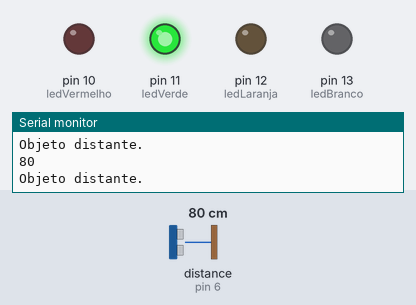
Bench run of a sketch on a simulated Arduino Uno, built with avr-gcc and run on an emulated ATmega328P. Parts: output pins drawn as LEDs (lit = HIGH), the last lines printed to the serial monitor. Wiring (inferred from the names in the program): ultrasonic range finder: trigger pin 7; echo pin 6. The inputs (shaded band) are chosen by the test bench; at power-on: distance to the obstacle (sensor on pin 6) 80 cm. The echo pulse lasts 58.3 µs per cm; pins used as bus, display or sensor lines are not drawn.

Above: at 1.8 s.
1.9 s: distance to the obstacle (sensor on pin 6) set to 23 cm
3.4 s: distance to the obstacle (sensor on pin 6) set to 19 cm
At 5.2 s:
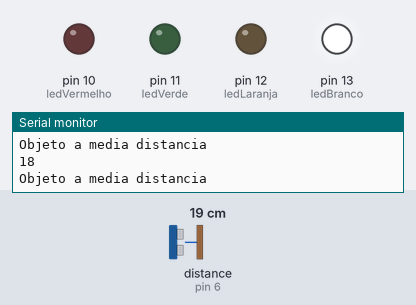
5.5 s: distance to the obstacle (sensor on pin 6) set to 17 cm
7.2 s: distance to the obstacle (sensor on pin 6) set to 13 cm
At 8.6 s:
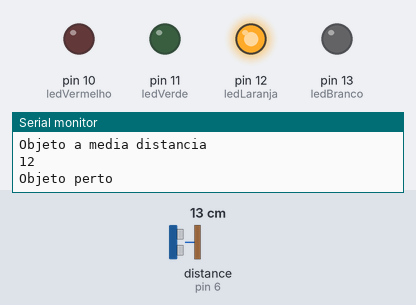
9.5 s: distance to the obstacle (sensor on pin 6) set to 9 cm
At 11.2 s:
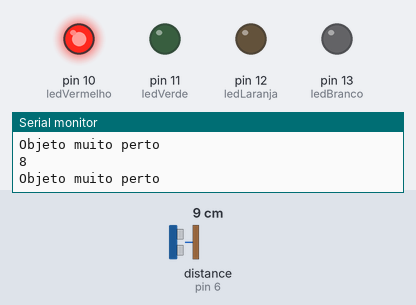
11.5 s: distance to the obstacle (sensor on pin 6) set to 18 cm
At 13.0 s:
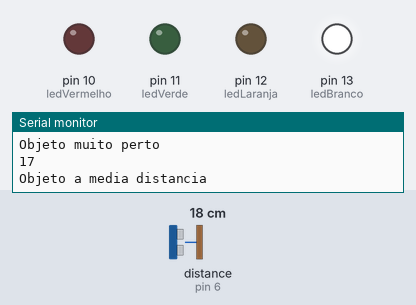
Timing chart, 0 to 14.5 s (numbered marks = the images above; inputs shaded):
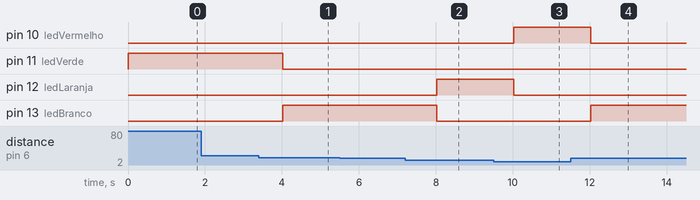

Measured:
- the behaviour switches between 21 and 20 cm on distance to the obstacle (sensor on pin 6) (found by bisection; images 0 and 1)
- the behaviour switches between 16 and 15 cm on distance to the obstacle (sensor on pin 6) (found by bisection; images 1 and 2)
- the behaviour switches between 11 and 10 cm on distance to the obstacle (sensor on pin 6) (found by bisection; images 2 and 3)
- after the input at 3.4 s, pin 11 (ledVerde): HIGH → LOW after 0.62 s; pin 13 (ledBranco): LOW → HIGH after 0.62 s
- after the input at 7.2 s, pin 12 (ledLaranja): LOW → HIGH after 0.82 s; pin 13 (ledBranco): HIGH → LOW after 0.82 s
- after the input at 9.5 s, pin 10 (ledVermelho): LOW → HIGH after 0.53 s; pin 12 (ledLaranja): HIGH → LOW after 0.53 s
- after the input at 11.5 s, pin 10 (ledVermelho): HIGH → LOW after 0.53 s; pin 13 (ledBranco): LOW → HIGH after 0.53 s

The sketch:

codigo.ino
```cpp
int trig = 7;
int echo = 6;
int ledBranco = 13;
int ledLaranja = 12;
int ledVerde = 11;
int ledVermelho = 10;

void setup() {
  pinMode(trig, OUTPUT );   // TRIGGER envia sinal SAIDA
  pinMode(echo, INPUT);   // ECHO recebe sinal ENTRADA
  pinMode(ledVerde, OUTPUT);
  pinMode(ledVermelho,OUTPUT );
  pinMode(ledBranco,OUTPUT );
  pinMode(ledLaranja,OUTPUT );
  Serial.begin(9600);
}

void loop() {

  // Envia um pulso de som pelo sensor
  digitalWrite(trig, LOW);
  delayMicroseconds(2);
  digitalWrite(trig, HIGH);
  delayMicroseconds(10);
  digitalWrite(trig, LOW);

  // Mede o tempo que o som demorou para ir e voltar
  long tempo = pulseIn(echo, HIGH); // pulseIn espera o pino sair de LOW para HIGH, temporiza o pino sair de HIGH para LOW e para de temporizar

  // Transformando o tempo em distância:
  // O som vai e volta, por isso dividimos
  // Use o número 58 para converter em centímetros
  long distancia = tempo / 58;

Serial.println(distancia);   // Mostra a distância no monitor serial

if (distancia < 10) {
  // Muito perto
  digitalWrite(ledVermelho, HIGH);
  digitalWrite(ledBranco, LOW);
  digitalWrite(ledLaranja, LOW);
  digitalWrite(ledVerde, LOW);

  Serial.println("Objeto muito perto");

} else if (distancia < 15) {
  // Perto
  digitalWrite(ledVermelho, LOW);
  digitalWrite(ledBranco, LOW);
  digitalWrite(ledLaranja, HIGH);
  digitalWrite(ledVerde, LOW);

  Serial.println("Objeto perto");

} else if (distancia < 20) {
  // Distância média
  digitalWrite(ledVermelho, LOW);
  digitalWrite(ledBranco, HIGH);
  digitalWrite(ledLaranja, LOW);
  digitalWrite(ledVerde, LOW);

  Serial.println("Objeto a media distancia");

} else {
  // Longe
  digitalWrite(ledVermelho, LOW);
  digitalWrite(ledBranco, LOW);
  digitalWrite(ledLaranja, LOW);
  digitalWrite(ledVerde, HIGH);

  Serial.println("Objeto distante.");
}
  delay(1000); // Pequena pausa para evitar leituras muito rápidas
}
```
